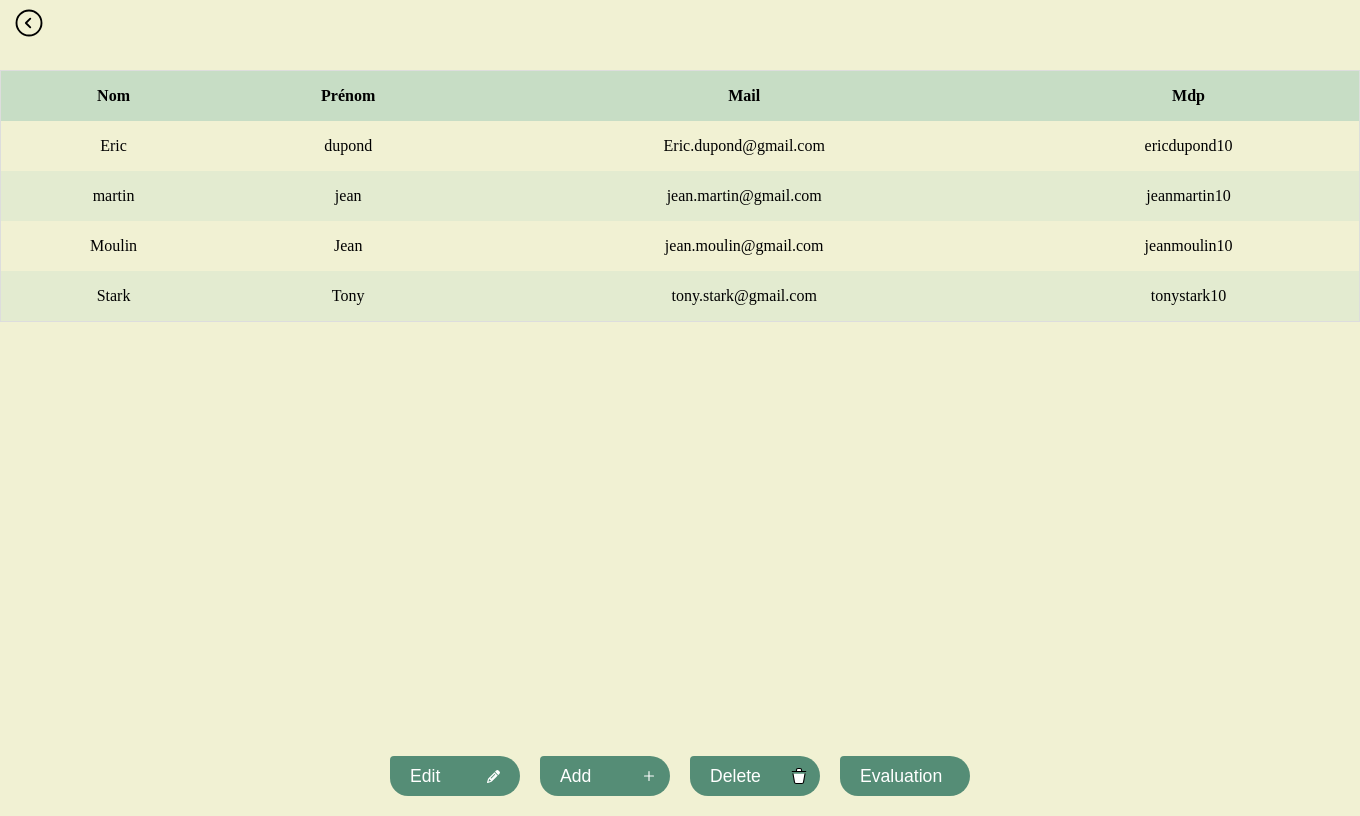
The app's page /Admin-Teacher.php with its own data.
### tables this page shows
CREATE TABLE `Prof` (
  `nom` varchar(255) NOT NULL,
  `prénom` varchar(255) NOT NULL,
  `mailP` varchar(255) NOT NULL,
  `mdp` varchar(255) NOT NULL
);

### Admin-Teacher.php (the view, shortened to what this page needs)
<?php
function getDatabaseConnection()
{
    try {
        $bdd = new PDO('mysql:host=localhost;dbname=skillzz;charset=utf8', 'root', 'root', array(PDO::ATTR_ERRMODE => PDO::ERRMODE_EXCEPTION));
        return $bdd;
    } catch (Exception $e) {
        die('Erreur : ' . $e->getMessage());
    }
}
function getAllUsers()
{
    $bdd = getDatabaseConnection();
    $requete = 'SELECT * FROM prof';
    $rows = $bdd->query($requete);
    return $rows;
}
?>
<!DOCTYPE html>
<html lang="en">
<head>
    <link rel="stylesheet" href="Table.css">
</head>
<body>
    <?php
    $users = getAllUsers();
    ?>
    <div id="back">
    </div>
    <div class="table-container" id="table">
        <table>
            <thead>
                <tr>
                    <th>Nom</th>
                    <th>Prénom</th>
                    <th>Mail</th>
                    <th>Mdp</th>
                </tr>
            </thead>
            <tbody>
                <?php foreach ($users as $ligne): ?>
                    <tr>
                        <td>
                            <?php echo $ligne['nom']; ?>
                        </td>
                        <td>
                            <?php echo $ligne['prénom']; ?>
                        </td>
                        <td>
                            <?php echo $ligne['mailP']; ?>
                        </td>
                        <td>
                            <?php echo $ligne['mdp']; ?>
                        </td>
                    </tr>
                <?php endforeach; ?>
            </tbody>
        </table>
    </div>
    <div class="btn-container">
        <button class="Btn" id="f-edit">Edit
        </button>
        <button class="Btn" id="f-add">Add
            <svg id="add" class="svg" width="24px" height="24px" stroke-width="1.5" viewBox="0 0 24 24" fill="white"
                xmlns="http://www.w3.org/2000/svg" color="#ffffff">
                <path d="M6 12h6m6 0h-6m0 0V6m0 6v6" stroke="#ffffff" stroke-width="1.5" stroke-linecap="round"
                    stroke-linejoin="round"></path>
            </svg>
        </button>
        <button class="Btn" id="f-delete">Delete
        </button>
        <button class="Btn" id="f-evalP">Evaluation
        </button>
    </div>
</body>
</html>

### Table.css (style rules this page uses)
body { display: flex; justify-content: center; min-height: 100vh; background: #F1F1D3; overflow-x: hidden; }
#back { position: fixed; top: 1%; left: 1%; cursor: pointer; z-index: 999; }
.table-container { display: block; width: 100%; position: absolute; top: 70px; }
table { border-collapse: collapse; border-spacing: 0; width: 100%; border: 1px solid #ddd; margin-bottom: 20px; }
thead tr { background-color: #C7DDC5; }
th, td { text-align: center; padding: 16px; }
tr:nth-child(even) { background-color: #E3EBD0; }
.btn-container { display: flex; position: fixed; bottom: 10px; left: 50%; transform: translateX(-50%); }
.Btn { position: relative; display: flex; align-items: center; justify-content: flex-start; width: 130px; height: 40px; border: none; padding: 0 20px; margin: 10px; background-color: #558d76; color: #fff; font-size: 1.1em; cursor: pointer; border-radius: 10px 50px 50px 45px; transition: all .4s; }
.svg { width: 13px; position: absolute; right: 0; margin-right: 20px; fill: white; transition-duration: .4s; }
#delete, #add { width: 18px; margin-right: 12px; }

### records on screen
prof: nom "Eric", prénom "dupond", mailP "Eric.dupond@gmail.com", mdp "ericdupond10"
prof: nom "martin", prénom "jean", mailP "jean.martin@gmail.com", mdp "jeanmartin10"
prof: nom "Moulin", prénom "Jean", mailP "jean.moulin@gmail.com", mdp "jeanmoulin10"
prof: nom "Stark", prénom "Tony", mailP "tony.stark@gmail.com", mdp "tonystark10"
